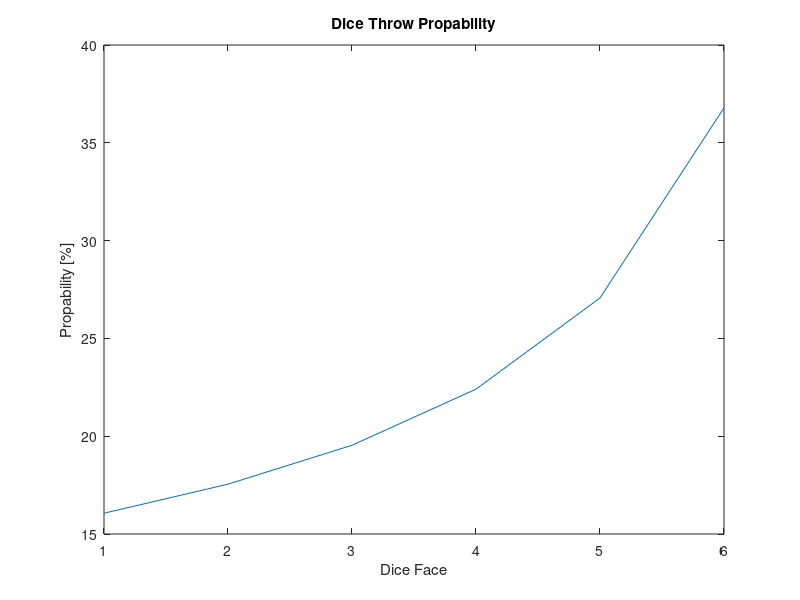

Write MATLAB code to recreate this figure.
dice = 1:6;

dice_p = 1:6;
% dice_p = [6,5,4,3,2,1];

y = pdf('Poisson',dice,dice_p);

plot(6:-1:1,y*100)
title("Dice Throw Propability")
xlabel("Dice Face")
ylabel("Propability [%]")

